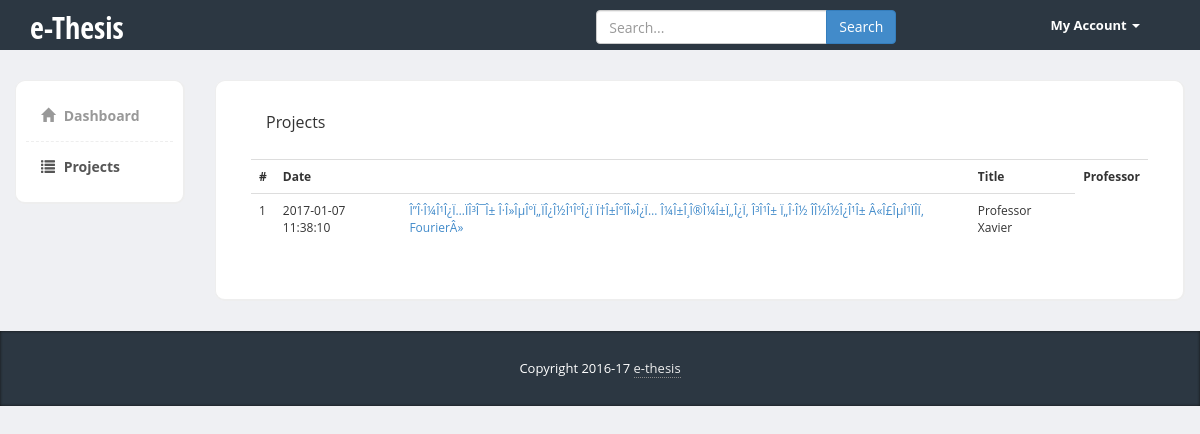
The app's page /projects.php with its own data.
### tables this page shows
CREATE TABLE `project` (
  `id` int(11) NOT NULL,
  `title` varchar(255) NOT NULL,
  `description` text NOT NULL,
  `prof_id` int(11) NOT NULL,
  `status` int(11) NOT NULL DEFAULT '0',
  `created_date` timestamp NOT NULL DEFAULT CURRENT_TIMESTAMP,
  `modified_date` timestamp
);

CREATE TABLE `user` (
  `id` int(11) NOT NULL,
  `username` varchar(45) NOT NULL,
  `password` varchar(255) NOT NULL,
  `firstname` varchar(45) DEFAULT NULL,
  `lastname` varchar(45) DEFAULT NULL,
  `aem` varchar(45) DEFAULT NULL,
  `email` varchar(255) NOT NULL,
  `role` int(11) NOT NULL
);

### classes/Project.class.php (called while the page is built, shortened)
<?php
class Project {
	protected $id;
	protected $title;
	protected $prof;
	protected $created_date;
	public function __construct($id, $title, $description, $status, $prof, $created_date = null, $modified_date = null) {
		$this->id = $id;
		$this->title = $title;
		$this->prof = $prof;
		$this->created_date = $created_date;
	}
	public static function getProjects() {
		$conn = DBHelper::getDBO();
		$query = 'SELECT `id`,`title`,`description`,`prof_id`,`status`,`created_date`,`modified_date` FROM `project` ORDER BY `created_date` DESC';
		$stmt = $conn->prepare($query);
		$stmt->execute();
		$stmt->bind_result($id, $title, $description, $prof_id, $status, $created_date, $modified_date);
		$stmt->store_result();
		$projects = array();
		while($stmt->fetch()) {
			$prof = User::getUser($prof_id);
			$projects[] = new Project($id, $title, $description, $status, $prof, $created_date, $modified_date);
		}
		return $projects;
	}
	public function getId() {
		return $this->id;
	}
	public function getTitle() {
		return $this->title;
	}
	public function getProfName() {
		return $this->prof->getFullName();
	}
	public function getCreatedDate() {
		return $this->created_date;
	}
}

### classes/User.class.php (called while the page is built, shortened)
<?php
class User {
	protected $firstname;
	protected $lastname;
	public function __construct($id, $aem, $username, $email, $firstname, $lastname, $role) {
		$this->firstname = $firstname;
		$this->lastname = $lastname;
	}
	public static function getUser($id) {
		$conn = DBHelper::getDBO();
		$query = 'SELECT `aem`, `username`, `firstname`, `lastname`, `email`, `role` FROM `user` WHERE `id` = ?';
		$stmt = $conn->prepare($query);
		$stmt->bind_param('i', $id);
		$stmt->execute();
		$stmt->bind_result($aem, $username, $firstname, $lastname, $email, $role);
		$user = new User($id, $aem, $username, $email, $firstname, $lastname, $role);
		return $user;
	}
	public function getFullName() {
		return $this->firstname . ' ' . $this->lastname;
	}
}

### classes/DBHelper.class.php (called while the page is built, shortened)
<?php
class DBHelper {
	protected static $db = null;
	public static function getDBO() {
		$db = new mysqli(ETH_CONF_DB_HOST, ETH_CONF_DB_USERNAME,
				ETH_CONF_DB_PASSWORD, ETH_CONF_DB_DBNAME);
		self::$db = $db;
		return self::$db;
	}
	public static function close(){
		if(self::$db == null){
			return true;
		}
		$result = self::$db->close();
		self::$db = null;
		return $result;
	}
}

### views/projects_public.php (the view)
<table class="table">
	<tr>
		<th>#</th>
		<th>Date<th>
		<th>Title</th>
		<th>Professor</th>
	</tr>
	<?php
	$projects = Project::getProjects();
	foreach($projects as $project) { ?>
		<tr>
			<td><?php echo $project->getId(); ?></td>
			<td><?php echo $project->getCreatedDate(); ?></td>
			<td><?php echo '<a href="project.php?id='.$project->getId().'">'.$project->getTitle().'</a>'; ?></td>
			<td><?php echo $project->getProfName(); ?></td>
		</tr>
	<?php }	?>
</table>

### css/styles.css (style rules this page uses)
body { font-family: 'Open Sans', sans-serif; background-color: #f7f7f7; position: relative; margin: 0px; font-size: 12px; padding: 0px; }
body { background-color: #eff0f3; }

### records on screen
project: prof "1", created_date "2017-01-07 11:38:10", title "Î”Î·Î¼Î¹Î¿Ï…ÏÎ³Î¯Î± Î·Î»ÎµÎºÏ„ÏÎ¿Î½Î¹ÎºÎ¿Ï Ï†Î±ÎºÎ­Î»Î¿Ï… Î¼Î±Î¸Î®Î¼Î±Ï„Î¿Ï‚ Î³Î¹Î± Ï„Î·Î½ Î­Î½Î½Î¿Î¹Î± Â«Î£ÎµÎ¹ÏÎ­Ï‚ FourierÂ»"
user: $project->getProfName() "Professor Xavier"

### other values on screen
$this->text "Dashboard"
$this->text "Projects"
